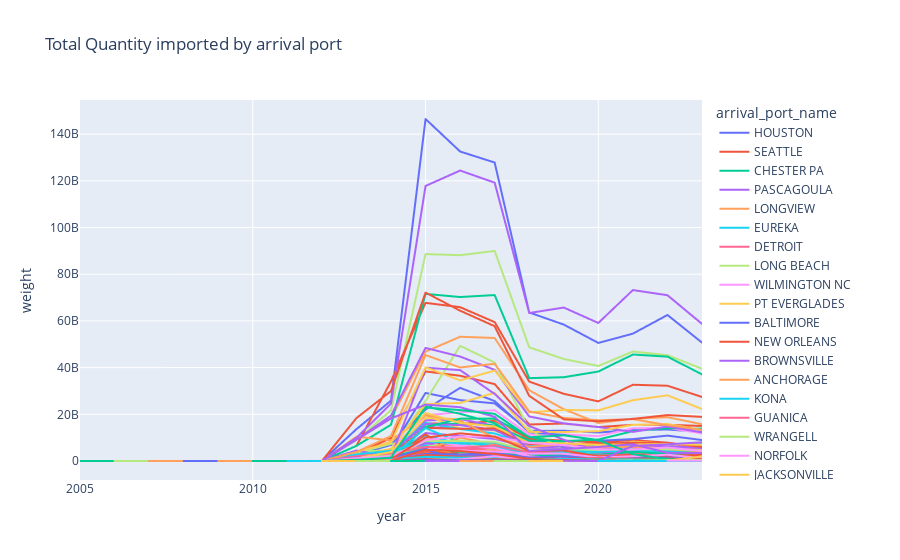

Notebook code for this chart:
### Code cell
volumes_over_time_plotly(imports_lzdf, 'year', 'arrival_port_name', 'weight', title='Total Quantity imported by arrival port')
